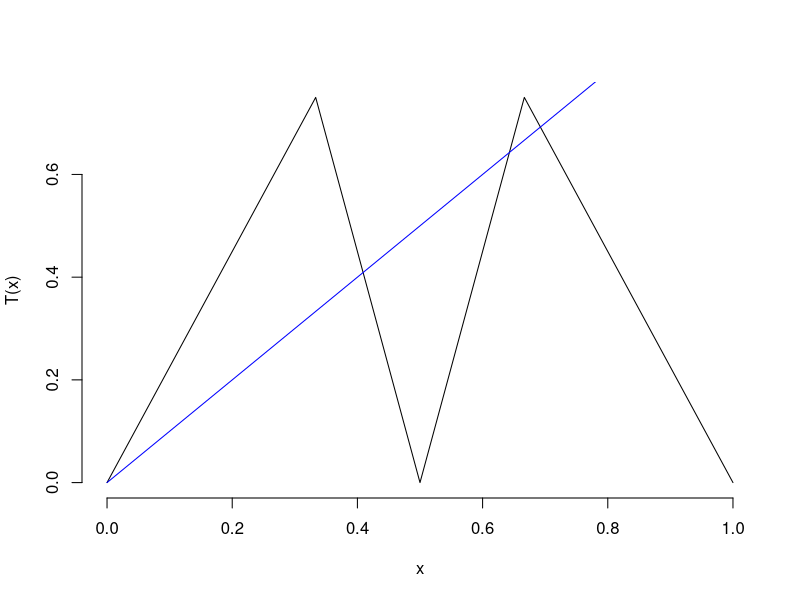
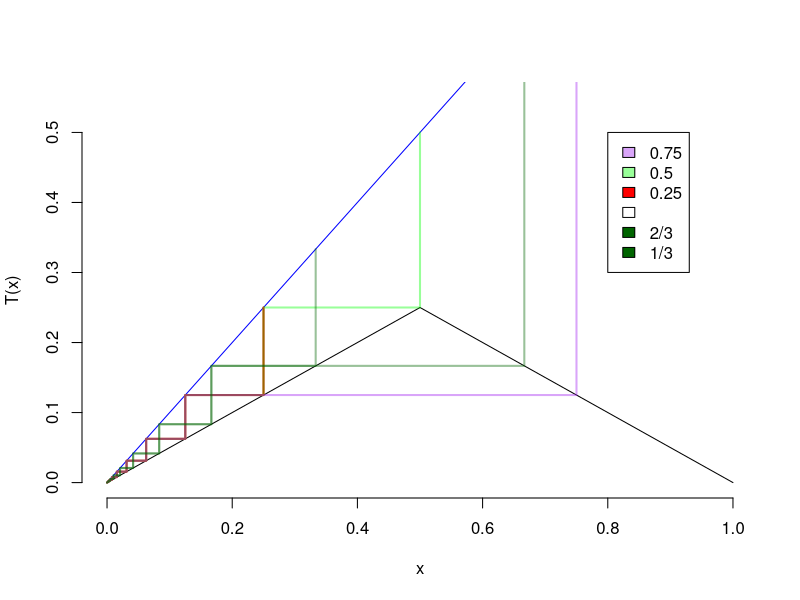
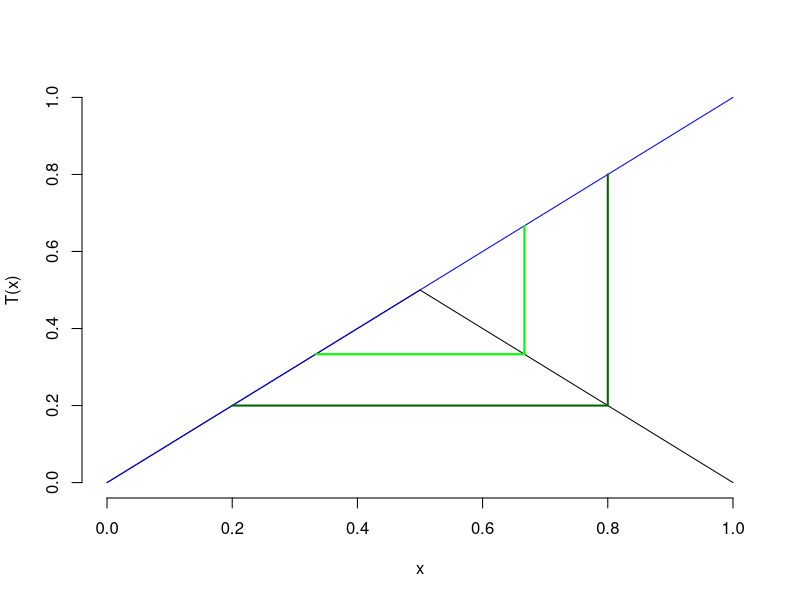
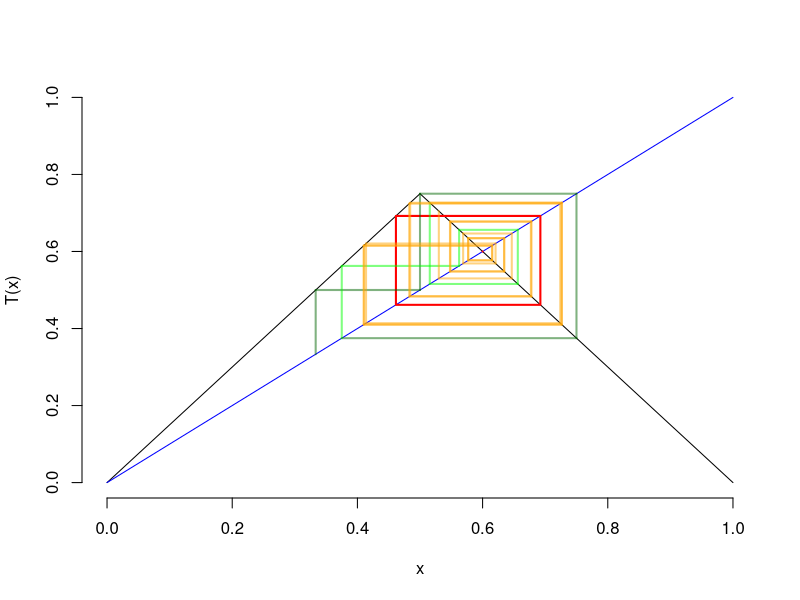
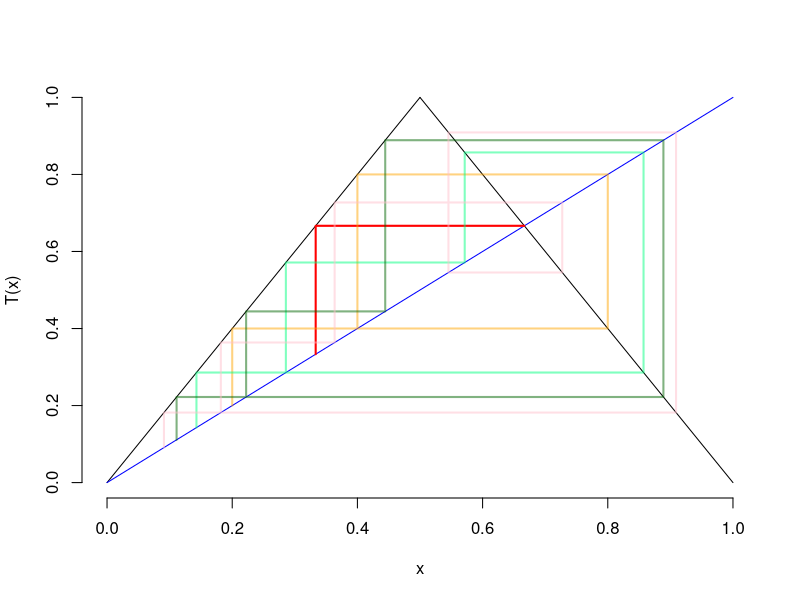
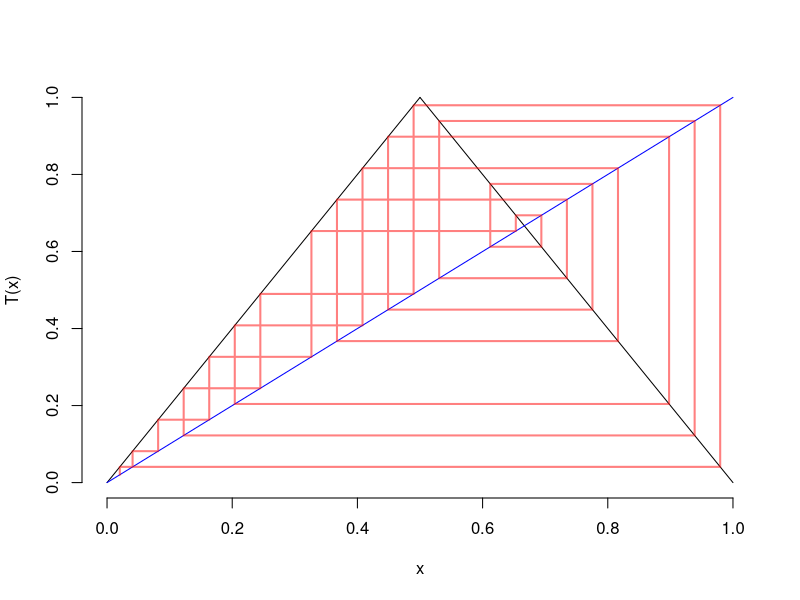
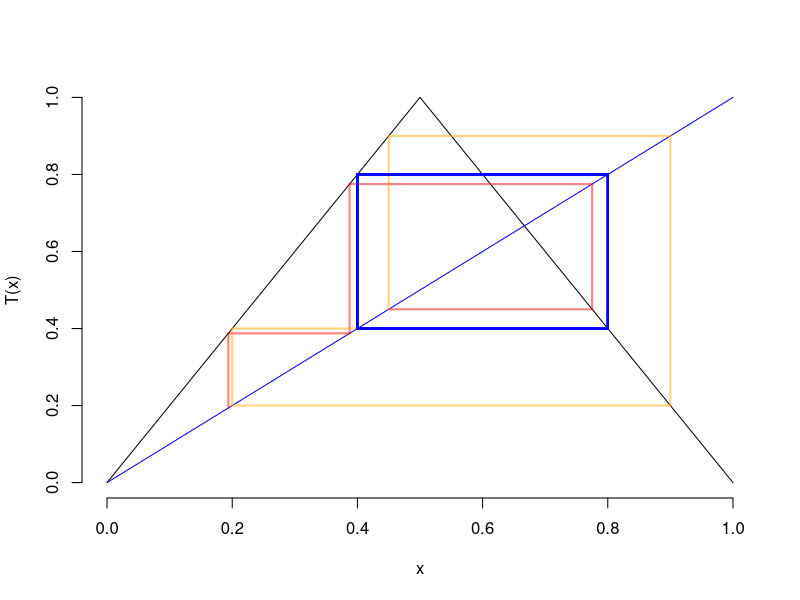
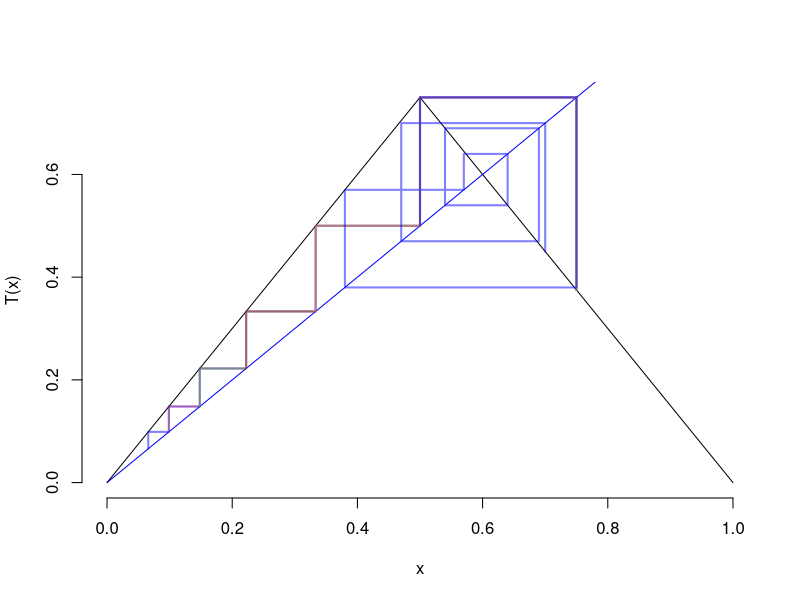

Write the R code that produced these figures, in order.

### Dynamical Systems

### Lab 1: Discrete Dynamical Systems
### Ch 14: Iterated Maps, p 347 [pdf 356]
### Ch 14.1: Tent Map
### Ch 14.6: Examples ["Python Programs"], p 326 [pdf 385]
###
### Leonard Mada

# [draft v0.2.1]
# TODO:
# - Logistic Map;
# - Bifurcation Diagrams;


# helper function: plot window
plot.init = function(x.lim, y.lim, labels) {
	plot.new()
	plot.window(xlim = x.lim, ylim = y.lim)
	axis(1)
	axis(2)
	title(xlab=labels[1], ylab=labels[2])
}

# transparent color
# useful when the orbits overlap
t_col = function(colors, percent = 50, name = NULL) {
	#     colors = color names
	#    percent = % transparency
	#       name = an optional name for the color
	
	t.col = c()
	for(color in colors) {
		rgb.val = col2rgb(color)
		## Make new color using input color as base and alpha set by transparency
		t.col.new = rgb(rgb.val[1], rgb.val[2], rgb.val[3],
			max = 255, alpha = (100 - percent) * 255 / 100,
			names = paste(color, name, sep=""))

		## Save the color
		t.col = c(t.col, t.col.new)
	}
	
	invisible(t.col)
}

#######################

### Tent Map
# Compute
tent.f = function(x, mu=2, iter=0, digits=NA) {
	r = x
	iter = iter + 1
	for(i in 1:iter) {
		r = ifelse(r <= 1/2, r*mu, mu*(1-r))
		if( ! is.na(digits)) {
			# for numeric stability, when possible;
			r = round(r, digits)
		}
	}
	return(r)
}
all.tent = function(x0, mu, iter, digits=NA) {
	sapply(0:iter, function(iter) tent.f(x0, mu=mu, iter, digits))
}
# Plot
tent.plot = function(x1=0, x2=1, mu = 2) {
	plot.init(x.lim, y.lim, c("x", "T(x)"))
	x.mid = (x1 + x2) / 2
	X1 = c(x1, x.mid)
	X2 = c(x.mid, x2)
	X = c(x1, x2)
	lines(X1, mu*X1)
	lines(X2, mu*(1-X2))
	lines(X, X, col="blue") # bisector x = y
}
# composed tent function
ctent.plot = function(n=2, x1=0, x2=1, mu = 2, x.lim=c(x1, x2), y.lim=c(0, mu/2)) {
	plot.init(x.lim, y.lim, c("x", "T(x)"))
	#
	div = 2*n
	i = 0:div
	x.mid = ((div-i)*x1 + i*x2) / div
	X1 = x.mid
	f.val = mu*X1
	# TODO: proper & generalization
	# c(1/(2*mu), 1/2, 1-1/(2*mu))
	pow = c(1/(2*mu), 1/2, 1-1/(2*mu))
	pow = c(0, pow, 1)
	f.val = rep(mu/2, 2*n+1)
	f.val[2*(0:n) + 1] = 0
	#
	lines(pow, f.val)
	#
	X = c(x1, x2)
	lines(X, X, col="blue") # bisector x = y
}

ctent.plot(2, mu=3/2)


### actual trajectories
orbit = function(x0, iter, mu = 2, print=FALSE, digits=NA) {
	x = x0
	print(x)
	inputs = c()
	outputs = c()

	for(i in seq(2, iter)) {
		inputs = c(inputs, x, x)
		# inputs = c(inputs, x)
		outputs = c(outputs, x)
		if(x <= 1/2) {
			x = mu * x
		} else if(x > 1/2) {
			x = mu - mu * x
		}
		if( ! is.na(digits)) {
			x = round(x, digits)
		}
		outputs = c(outputs, x)
		if(print) {
			print(x)
		}
	}
	return(data.frame(inputs, outputs))
}

##########################

### Example 1: [pdf p 358]

x.lim = c(0, 1)
x1 = 0
x2 = 1

#############
### E 1.1 ###
mu = 1/2
y.lim = c(0, 0.3 + mu/2)

### Init
# Plot the tent function and line y=x
tent.plot(x1, x2, mu=mu)

# E 1.1.a
x = 1/4
iter = 20
col.iter = "red"
x.df = orbit(x, iter, mu=mu)
lines(x.df, lwd=2, col=col.iter)

# E 1.1.b
x = 1/2
iter = 20
col.iter = t_col("green", 60)
x.df = orbit(x, iter, mu=mu)
lines(x.df, lwd=2, col=col.iter)

# E 1.1.c
x = 3/4 # solution to exercise is incorrect
iter = 20
col.iter = t_col("purple", 60)
x.df = orbit(x, iter, mu=mu)
lines(x.df, lwd=2, col=col.iter)

# E 1.1.d (extra)
# mu = 1/2 has NO fixed points, except (0, 0)
x = 1/3
iter = 20
col.iter = t_col("darkgreen", 60)
x.df = orbit(x, iter, mu=mu)
lines(x.df, lwd=2, col=col.iter)
#
x = 2/3
iter = 20
col.iter = t_col("darkgreen", 60)
x.df = orbit(x, iter, mu=mu)
lines(x.df, lwd=2, col=col.iter)

legend(0.8, 0.5, legend = c(3/4, 1/2, 1/4, "", "2/3", "1/3"),
	fill=c(t_col("purple", 60), t_col("green", 60), "red", "transparent", "darkgreen", "darkgreen"))


#############
### E 1.2 ###
mu = 1
y.lim = c(0, 0.5 + mu/2)

### Init
# Plot the tent function and line y=x
tent.plot(x1, x2, mu=mu)

# E 1.2.a
x = 1/3 # fixed point
iter = 20
col.iter = "red"
x.df = orbit(x, iter, mu=mu)
lines(x.df, lwd=2, col=col.iter)

# E 1.2.b
x = 2/3
iter = 20
col.iter = "green"
x.df = orbit(x, iter, mu=mu)
lines(x.df, lwd=2, col=col.iter)

# E 1.2.c extra
x = 4/5
iter = 20
col.iter = "darkgreen"
x.df = orbit(x, iter, mu=mu)
lines(x.df, lwd=2, col=col.iter)


#############
### E 1.3 ###
mu = 3/2
y.lim = c(0, 0.25 + mu/2)

### Init
# Plot the tent function and line y=x
tent.plot(x1, x2, mu=mu)

# E 1.3.a
x = 3/5 # fixed point
iter = 20
col.iter = "red"
x.df = orbit(x, iter, mu=mu)
lines(x.df, lwd=2, col=col.iter)

# E 1.3.b
x = 6/13 # 4-cycle / period = 2
iter = 20
col.iter = "red"
x.df = orbit(x, iter, mu=mu)
lines(x.df, lwd=2, col=col.iter)
# 4-cycle
tent.f(6/13, mu)
tent.f(6/13, mu, 4)

# E 1.3.c
x = 1/3 # does NOT enter a cycle; (but resembles a 16-cycle)
iter = 30
x.df = orbit(x, iter, mu=mu)
len = length(x.df[,1])
len1 = 7
len2 = 7
lenc = len - len1 - len2
col.iter = c(rep(t_col("darkgreen"), len1), rep(t_col("green"), len2), rep(t_col("orange"), lenc))
# lines(x.df, lwd=2, col=col.iter)
invisible(lapply(2:len, function(id) lines(x.df[c(id-1, id),], lwd=2, col=col.iter[id]) ))
# 16-cycle
tent.f(1/3, mu, 14)
tent.f(1/3, mu, 30)


#############
### E 1.4 ###
mu = 2
y.lim = c(0, mu/2)

### Init
# Plot the tent function and line y=x
tent.plot(x1, x2, mu=mu)

# E 1.4.a
x = 1/3 # enters fixed point 2/3
iter = 20
col.iter = "red"
x.df = orbit(x, iter, mu=mu)
lines(x.df, lwd=2, col=col.iter)

# E 1.4.b
x = 1/5 # enters 4-cycle
iter = 20
col.iter = t_col("orange")
x.df = orbit(x, iter, mu=mu)
lines(x.df, lwd=2, col=col.iter)

# E 1.4.c
x = 1/7 # enters 6-cycle
iter = 20
col.iter = t_col("springgreen")
x.df = orbit(x, iter, mu=mu)
lines(x.df, lwd=2, col=col.iter)

# E 1.4.c "extra"
x = 1/9 # enters 8-cycle
iter = 30
col.iter = t_col("darkgreen")
x.df = orbit(x, iter, mu=mu)
lines(x.df, lwd=2, col=col.iter)

# E 1.4.d
x = 1/11 # enters 10-cycle
iter = 20
col.iter = t_col("pink")
x.df = orbit(x, iter, mu=mu)
lines(x.df, lwd=2, col=col.iter)

# E 1.4.e "extra"
tent.plot(x1, x2, mu=mu)
#
x = 1/49 # enters 10-cycle
iter = 30
col.iter = t_col("red")
x.df = orbit(x, iter, mu=mu)
lines(x.df, lwd=2, col=col.iter)


tent.plot(x1, x2, mu=mu)
#
x = 31/32/5 # enters 10-cycle
iter = 30
x.df = orbit(x, iter, mu=mu)
len = length(x.df[,1])
len1 = 7
len2 = 7
lenc = len - len1 - len2
col.iter = c(rep(t_col("red"), len1), rep(t_col("orange"), len2), rep(t_col("blue"), lenc))
# lines(x.df, lwd=2, col=col.iter)
invisible(lapply(2:len, function(id) lines(x.df[c(id-1, id),], lwd=2, col=col.iter[id]) ))


##########################
### Example 2: [pdf p 359]

mu = 2
sapply(0:20, function(iter) tent.f(2/10, mu=mu, iter, 2))
sapply(0:23, function(iter) tent.f(21/100, mu=mu, iter, 2))
sapply(0:306, function(iter) tent.f(201/1000, mu=mu, iter, 3))

iter = 24
data.frame("x1"=all.tent(2/10, mu, iter, 2),
	"x2"=all.tent(21/100, mu, iter, 2),
	"x3"=all.tent(201/1000, mu, iter, 3),
	"x4"=all.tent(2001/10000, mu, iter, 4))


##########################
### Example 3: [pdf p 361]

# already covered in Example 1;


##########################
### Experiment
### for Definition 1
### [pdf p 364]

orbit.plot = function(x, iter, mu, col.iter, digits=NA) {
	x.df = orbit(x, iter, mu=mu, digits=digits)
	lines(x.df, lwd=2, col=col.iter)
	invisible(x.df)
}

mu = 3/2
y.lim = c(0, mu/2)

tent.plot(x1, x2, mu=mu)
iter = 10
col.iter = c(t_col("blue"), t_col(c("red", "green", "red", "pink"), 75))
col.iter = rev(col.iter)
digits = c(14, 14, 14, 14, 2)
for(i in 5:1) {
	iter.all = i + 3
	x.df = orbit.plot(1/mu^i/2, iter.all, mu, col.iter[i])
	x.dim = dim(x.df)
	# (to avoid numerical stability problems)
	# last.val = x.df[ x.dim[1], 1]
	# orbit.plot(last.val, 1, mu, col.iter[i], 2)
}
# unfortunately, the point (1/2, mu/2) is repelling
orbit.plot(1/2, iter, mu, col.iter[5], 2)

###
mu = 3/2
y.lim = c(0, mu/2)

tent.plot(x1, x2, mu=mu)
iter = 60
col.iter = t_col("red")
orbit.plot(1/2, iter, mu, col.iter)


###########################
###########################

###########################
### Example 14.a.) Tent Map

x.lim = c(0, 1)
x1 = 0
x2 = 1

mu = 2 # 1.7
y.lim = c(0, mu/2)

### Init
# Plot the tent function and line y=x
tent.plot(x1, x2, mu=mu)

x = 1/5
iter = 20
col.iter = "red"
x.df = orbit(x, iter, mu=mu)
lines(x.df, lwd=2, col=col.iter)

x = 1/7 # 1/5 + 1/3
iter = 30
col.iter = "green"
x.df = orbit(x, iter)
lines(x.df, lwd=2, col=col.iter)

x = 1/8
iter = 30
col.iter = "purple"
x.df = orbit(x, iter)
lines(x.df, lwd=2, col=col.iter)


x = 1/11
iter = 30
col.iter = "darkgreen"
x.df = orbit(x, iter)
lines(x.df, lwd=2, col=col.iter)

# non-periodic
tent.plot(x1, x2, mu=mu)
#
x = 1/pi
iter = 50
col.iter = "darkgreen"
x.df = orbit(x, iter)
lines(x.df, lwd=2, col=col.iter)

###
tent.plot(x1, x2, mu=mu)
#
x = 1/5
iter = 20
col.iter = "red"
x.df = orbit(x, iter, mu=mu)
lines(x.df, lwd=2, col=col.iter)
# + epsilon
x = 1/5 + 0.001
iter = 400
col.iter = rgb(255, 100, 100, max = 255, alpha = 100, names = "pink50")
x.df = orbit(x, iter, mu=mu, digits=3)
lines(x.df, lwd=2, col=col.iter)

sapply(0:40, function(iter) tent.f(21/100, mu=mu, iter, 2))
sapply(0:306, function(iter) tent.f(201/1000, mu=mu, iter, 3))
# can safely round to 3 digits;

#######################

### Example 14.b.) Bifurcation Diagram

# TODO

